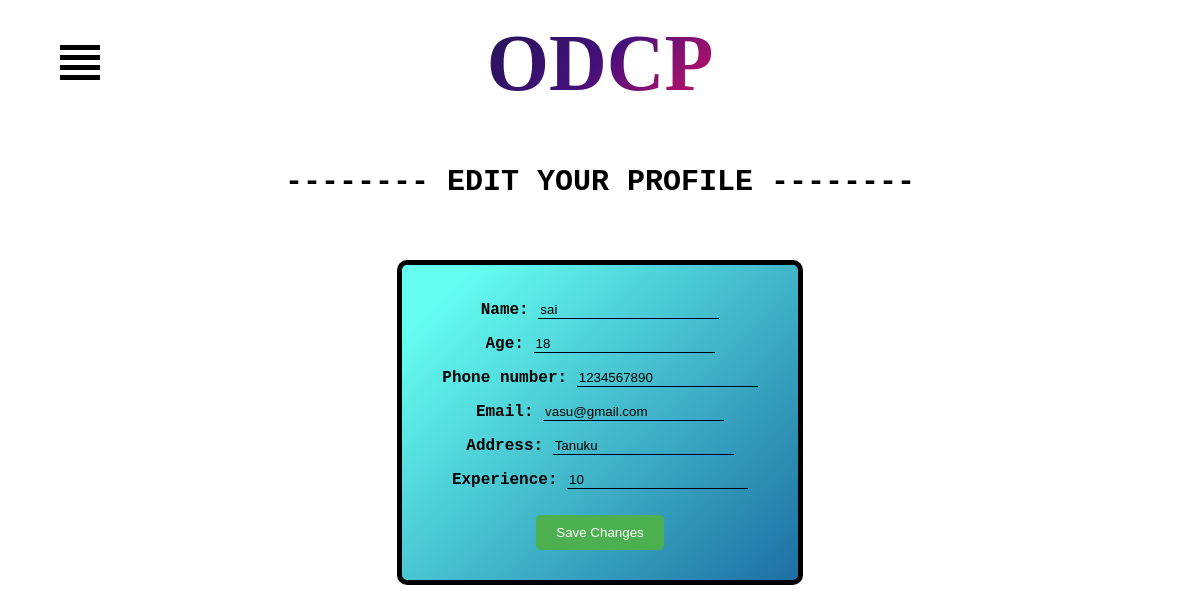
The page /change_doctor_info/ (signed in) on the database its author committed.
### hack0/spro/sapp/models.py (models this page shows, shortened)
class doctor(models.Model):
    id = models.AutoField(primary_key=True)
    name = models.CharField(max_length=100)
    email = models.EmailField(default="")
    password = models.CharField(max_length=100000)  # we will store the hashed password here
    gender_choices = [
        ('M', 'Male'),
        ('F', 'Female'),
        ('O', 'Other'),
    ]
    gender = models.CharField(max_length=1, choices=gender_choices,default="M")
    phone_number = models.IntegerField(default=0)
    address = models.CharField(max_length=100,default="")
    specialization = models.IntegerField(default=0)
    pincode_regex = RegexValidator(regex=r'^[0-9]{6}$', message="Enter a valid Indian pincode.")
    pincode = models.CharField(max_length=6, validators=[pincode_regex],default=111111)
    age = models.PositiveIntegerField(default=0)
    experience=models.CharField(max_length=100,default="")
    isdelete = models.BooleanField(default=False)
    hospitalid = models.IntegerField(default=0)

### hack0/spro/sapp/views.py (the view)
# urls.py: path('change_doctor_info/',views.change_doctor_info, name='change_doctor_info'),
def change_doctor_info(request):
    my_id = request.session.get('doctor_id', 'default_id')
    if type(my_id)==str:
       return redirect('/doctorlogin')
    d = doctor.objects.get(id=my_id)
    my_doctor = {'name':  d.name , 'id':d.id, 'age': d.age , 'phone_number': d.phone_number ,'email': d.email ,'address':d.address ,'experience':d.experience }
    if request.method == 'POST':
        form = DoctorForm(request.POST)
        if form.is_valid():
            doctor_id = request.session.get('doctor_id', 'default_id')
            my_doctor = get_object_or_404(doctor, pk=doctor_id)
            form = DoctorForm(request.POST, instance=my_doctor)
            form.save()
            messages.success(request,'Successfully changed your info')
            return redirect("/afterdoctorlogin") #('/doctor_detail/')
    else:
        my_id = request.session.get('doctor_id', 'default_id')
        d = doctor.objects.get(id=my_id)
        form = DoctorForm(instance=d)
    return render(request, 'change_doctor_info.html', {'my_doctor': d, 'form': form})

### hack0/spro/sapp/forms.py
class DoctorForm(forms.ModelForm):
    class Meta:
        model = doctor
        fields = ['name', 'age', 'phone_number', 'email', 'address', 'experience']

### hack0/spro/sapp/templates/change_doctor_info.html (shortened to what this page needs)
<!DOCTYPE html>
<html lang="en">
<head>
</head>
<body>
  {% extends 'base.html' %}
  {% block content %}
<body>
    <div class="container">
      <div class="center">			<div class="row">
        <div class="col-md-12 text-center">
        <h4 class="animate-charcter"> ODCP</h4>
        </div>
      </div>
    </div>
      </div>
      <div class="menu-container">
        <div class="hamburger-icon">
          <label for="openmenu" id="hamburger-label">
            <span></span>
            <span></span>
            <span></span>
            <span></span>
          </label>
        </div>
      </div>
  <br><br>
  <h2  style="font-family:Courier;left: 50%;margin-top: 10px; font-size: 30px;text-align: center;">-------- EDIT YOUR PROFILE --------</h2>
  <br>
      <br>
  <form method="POST" action="{% url 'change_doctor_info' %}">
    {{ form.as_p }}
    <button type="submit">Save Changes</button>
  </form>
    {% endblock %}

### hack0/spro/sapp/templates/change_doctor_info.html (style rules this page uses)
button { background-color: #4CAF50; color: white; border: none; padding: 10px 20px; margin: 10px; border-radius: 5px; cursor: pointer; transition: background-color 0.5s ease; }
.hamburger-icon { position: absolute; z-index: 3; top: 5vh; left: 5vw; padding-bottom: 2vh; }
.hamburger-icon span { height: 5px; width: 40px; background-color: black; display: block; margin: 5px 0px 5px 0px; transition: 0.7s ease-in-out; transform: none; }
.menu-links li, a, span { transition: 0.5s ease-in-out; }
.animate-charcter { text-transform: uppercase; background-image: linear-gradient( -225deg, #231557 0%, #44107a 29%, #ff1361 67%, #fff800 100% ); margin-bottom: 10px; margin-top: 10px; background-size: auto auto; background-clip: border-box; background-size: 200% auto; color: #fff; background-clip: text; text-fill-color: transparent; -webkit-background-clip: text; -webkit-text-fill-color: transparent; animation: textclip 2s linear infinite; display: inline-block; font-size: 80px; }
.center { text-align: center; }
form { width: 30%; margin: 0 auto; border: 5px solid black; padding: 20px; text-align: center; font-weight: bold; font-size: auto; font-family: 'Courier New', Courier, monospace; border-radius: 10px; background-image: linear-gradient( 135deg, #65FDF0 10%, #1D6FA3 100%); }
form input[type="text"], form input[type="email"], form input[type="password"], form input[type="number"], form textarea { border: none; border-bottom: 1px solid black; outline: none; background-color: transparent; }

### rows shown on the page
doctor: name "sai", age "18", phone_number "1234567890", email "vasu@gmail.com", address "Tanuku", experience "10"
